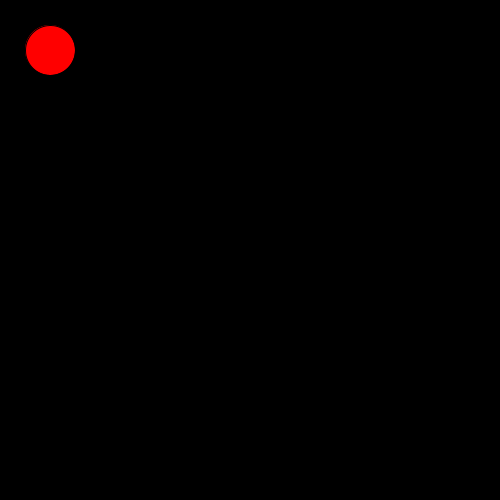
Frame 1 (no input)
Frame 60 (the mouse pressed at the canvas centre just before this capture): identical to frame 1, image omitted
Frame 120 (the mouse held since frame 60 and released just before this capture): identical to frame 1, image omitted

The Processing sketch that drew this single still picture (run headless with seeded random() and noise(); from frame 60 on, the mouse is pressed at the canvas centre):

// Processing sketch: primer3
// ── primer3.pde

void setup() 
{
  size(500,500);
}

void draw() 
{
  background(0,0,0);
  fill(255,0,0);
  ellipse(50,50,50,50);
}
